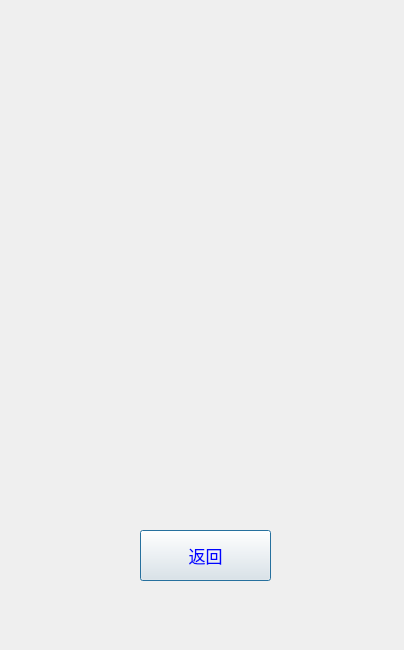
<?xml version="1.0" encoding="UTF-8"?>
<ui version="4.0">
 <class>About</class>
 <widget class="QDialog" name="About">
  <property name="geometry">
   <rect>
    <x>0</x>
    <y>0</y>
    <width>404</width>
    <height>650</height>
   </rect>
  </property>
  <property name="minimumSize">
   <size>
    <width>404</width>
    <height>650</height>
   </size>
  </property>
  <property name="maximumSize">
   <size>
    <width>404</width>
    <height>650</height>
   </size>
  </property>
  <property name="windowTitle">
   <string>Dialog</string>
  </property>
  <property name="styleSheet">
   <string notr="true">QDialog{border-image: url(:/image/about.png);}</string>
  </property>
  <widget class="QPushButton" name="pushButton">
   <property name="geometry">
    <rect>
     <x>140</x>
     <y>530</y>
     <width>131</width>
     <height>51</height>
    </rect>
   </property>
   <property name="font">
    <font>
     <family>微软雅黑</family>
     <pointsize>13</pointsize>
    </font>
   </property>
   <property name="styleSheet">
    <string notr="true">color: rgb(0, 4, 255);</string>
   </property>
   <property name="text">
    <string>返回</string>
   </property>
  </widget>
 </widget>
 <resources/>
 <connections/>
</ui>
